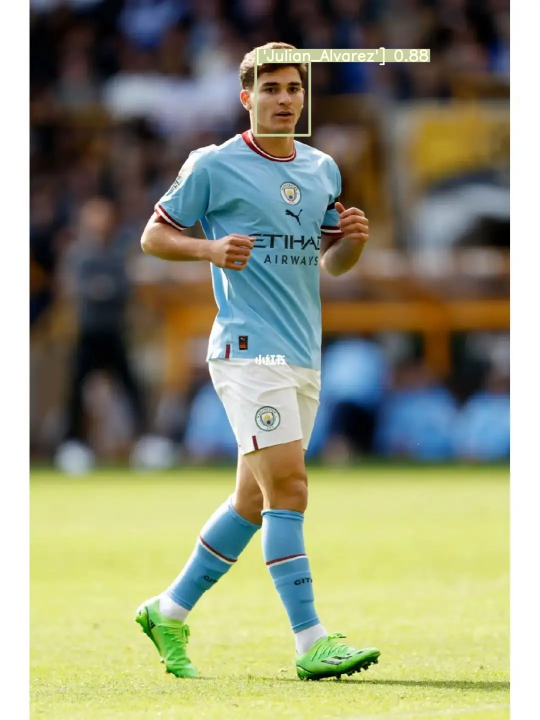
#> input picture recognition/tmp/draw/10.jpg, 1080 x 1439 px, given as the content of the folder D:/faceNet/faceDatasets/Kevin_De_Bruyne/1.jpg, which was not available (shown at 1/2 size)
$ python resize_img.py
#> lines starting #> are read from the running program, lines starting #| are printed output that depends on the picture; pictures that were not available may be replaced by others from this repository, and a replacement may not be noted
# [5 lines of commented-out code are left out]

from PIL import Image
import os


def pad_image(image, target_size):
    iw, ih = image.size  # 原始图像的尺寸
    w, h = target_size  # 目标图像的尺寸
    scale = min(float(w) / float(iw), float(h) / float(ih))  # 转换的最小比例

    # 保证长或宽，至少一个符合目标图像的尺寸
    nw = int(iw * scale)
    nh = int(ih * scale)

    # image = image.resize((nw, nh), Image.BICUBIC)  # 采用双三次插值算法缩小图像
    image = image.resize(target_size, Image.BICUBIC)  # 采用双三次插值算法缩小图像
    # image.show()
    # new_image = Image.new('RGB', target_size, (128, 128, 128))  # 生成灰色图像
    # new_image.show()
    # // 为整数除法，计算图像的位置
    # new_image.paste(image, ((w - nw) // 2, (h - nh) // 2))  # 将图像填充为中间图像，两侧为灰色的样式
    # new_image.paste(image, (0, 0))  # 将图像填充为(0,0)点，两侧为灰色的样式
    # new_image.show()

    return image.convert("RGB"),scale


def main(path,save_path):
    index = 0
    for i in os.listdir(path):

        img_path = os.path.join(path, i)
        new_img_path = os.path.join(save_path, f"{index}.PNG")
        image = Image.open(img_path)
#> image is the input picture: PIL image 1080x1439 RGB; mean R, G, B 144.3, 146.6, 120.4
        size = (160, 160)
        tt,_ = pad_image(image, size)  # 填充图像
#> in pad_image, `image = image.resize(target_size, Image.BICUBIC)`:
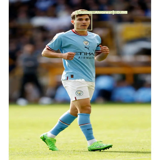
#> image: PIL image 160x160 RGB; mean R, G, B 144.2, 146.6, 120.3
        # tt.show()
        tt.save(new_img_path)
        new_img_path = os.path.join(save_path, f"{index+1}.PNG")
        image =  image.transpose(Image.FLIP_LEFT_RIGHT)
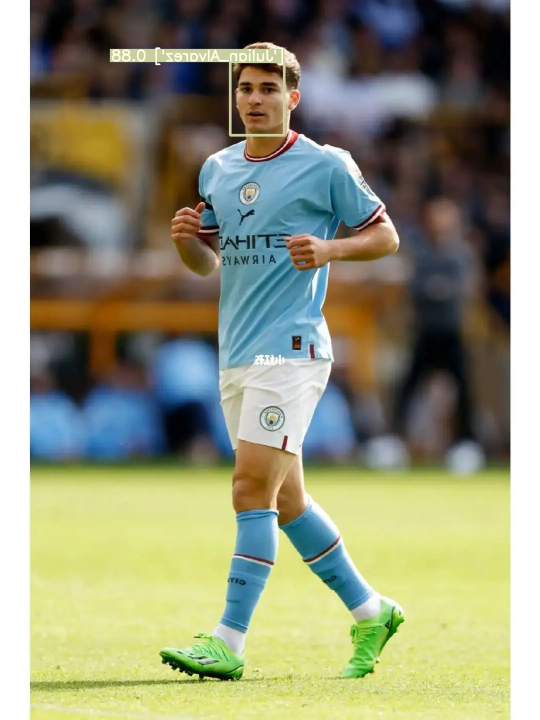
#> image: PIL image 1080x1439 RGB (shown at 1/2 size); mean R, G, B 144.3, 146.6, 120.4
        tt, _ = pad_image(image, size)  # 填充图像
#> call 2 of pad_image, with target_size = (160, 160)
#> in pad_image (call 2), `image = image.resize(target_size, Image.BICUBIC)`:
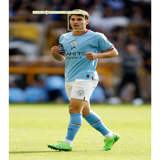
#> image: PIL image 160x160 RGB; mean R, G, B 144.2, 146.6, 120.3
        tt.save(new_img_path)
        index = index+2


if __name__ == '__main__':
    main("D:\\faceNet\\faceDatasets\\Kevin_De_Bruyne\\1.jpg","D:\\faceNet\\faceDatasets\\Kevin_De_Bruyne\\5.jpg")

$ run again, on recognition/tmp/draw/12.jpg
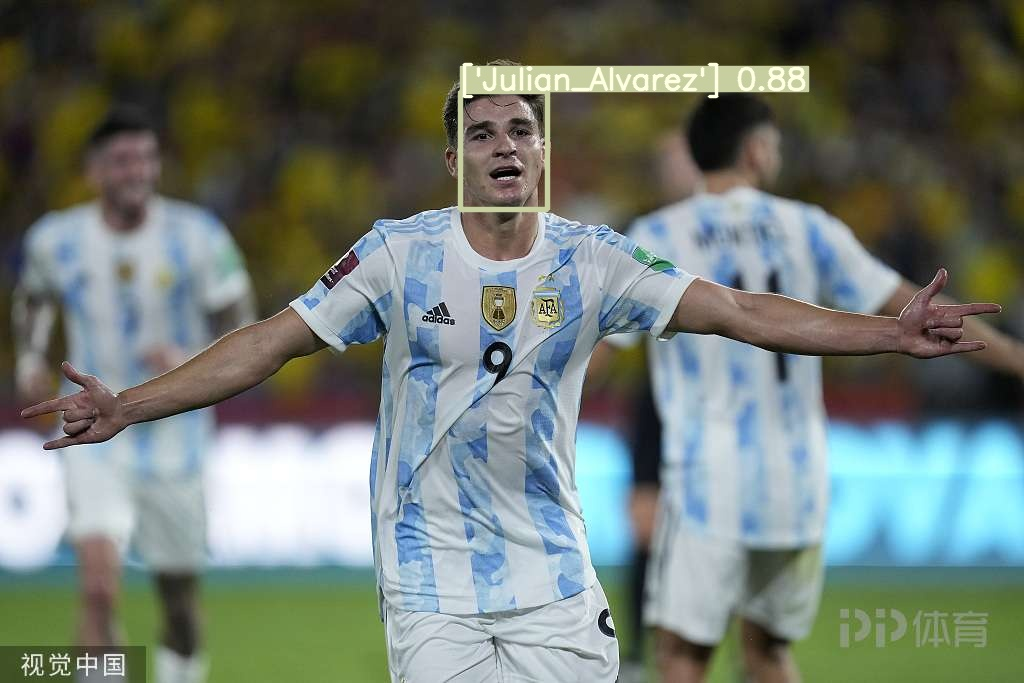
#> input picture recognition/tmp/draw/12.jpg, 1024 x 683 px, given as the content of the folder D:/faceNet/faceDatasets/Kevin_De_Bruyne/1.jpg, which was not available
#> in main, image is the input picture: PIL image 1024x683 RGB; mean R, G, B 112.2, 121.6, 114.1
#> in main, `image =  image.transpose(Image.FLIP_LEFT_RIGHT)`:
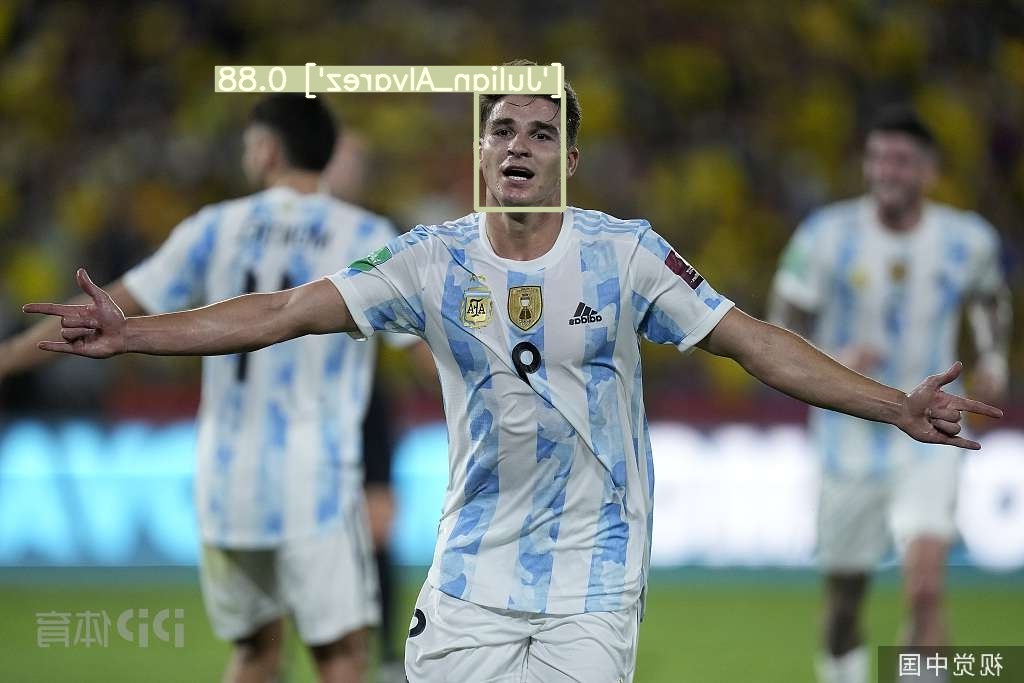
#> image: PIL image 1024x683 RGB; mean R, G, B 112.2, 121.6, 114.1
#> in pad_image (call 2), `image = image.resize(target_size, Image.BICUBIC)`:
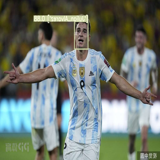
#> image: PIL image 160x160 RGB; mean R, G, B 112.2, 121.6, 114.1
